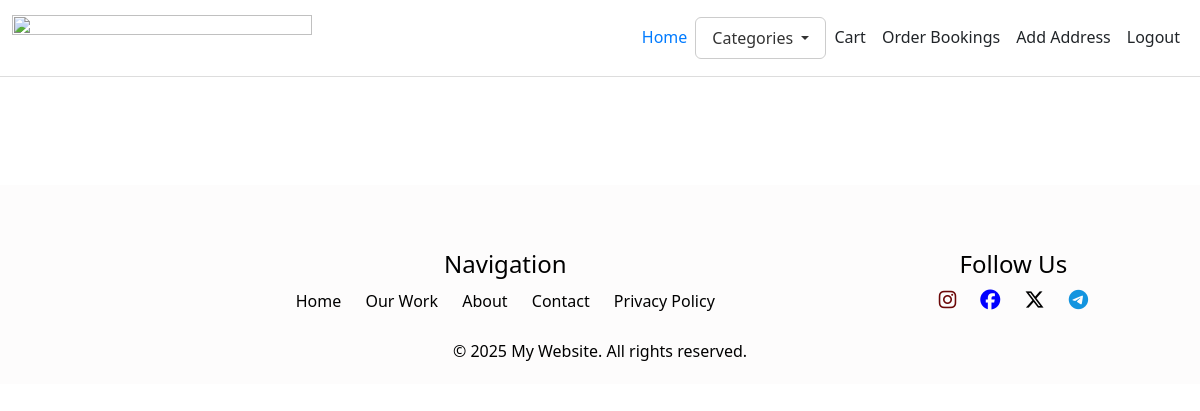
The app's page /user_home (signed in), older data.
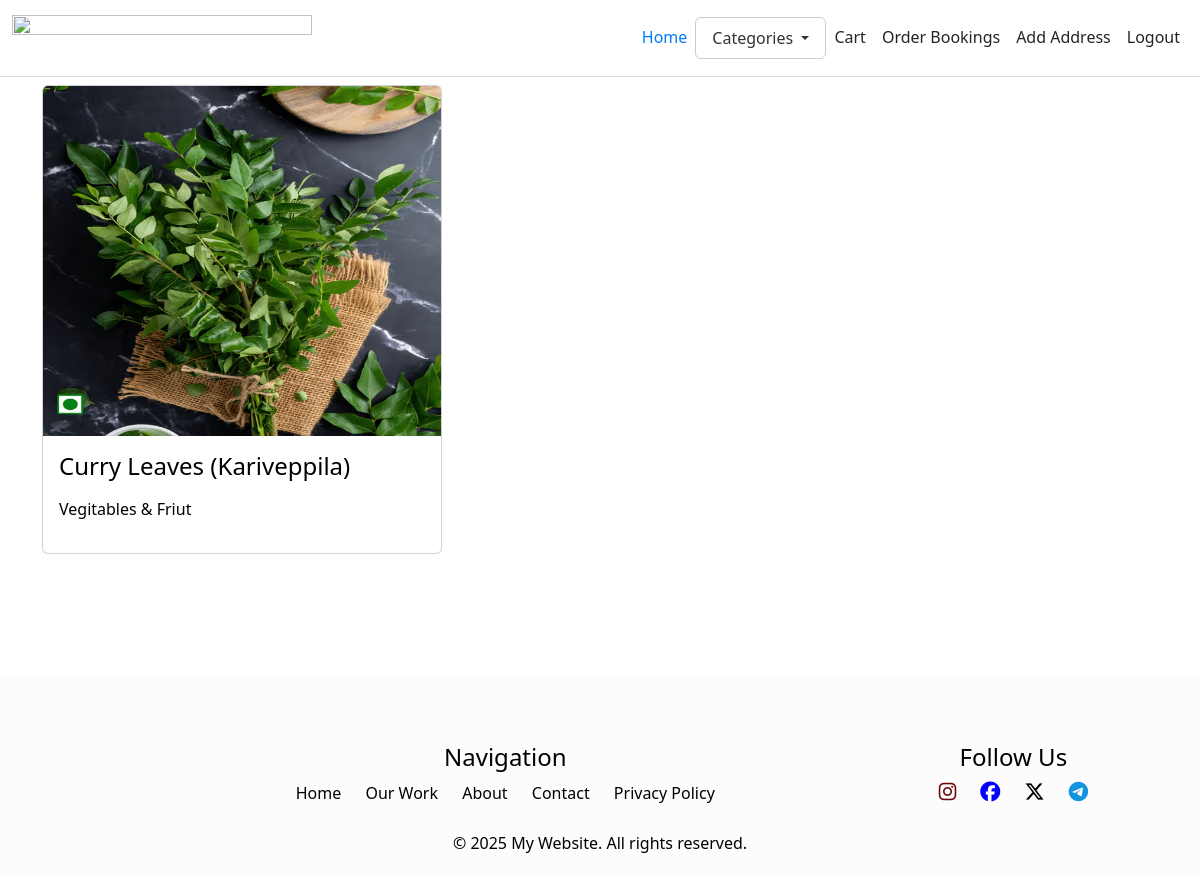
The same page, newer data.
### store/models.py (models this page shows)
class Product(models.Model):
    pid=models.TextField()
    name=models.TextField()
    des=models.TextField()
    category=models.ForeignKey(Category,on_delete=models.CASCADE)
    img=models.FileField()

class Category(models.Model):
    category=models.TextField()

### store/views.py (the view)
# urls.py: path('user_home',views.user_home),
def user_home(req):
    if 'user' in req.session:
        product=Product.objects.all()
        data=Details.objects.all()
        data1=Category.objects.all()
        return render(req,'user/user.html',{'products':product,'data':data,'data1':data1})
    else:
         return redirect(gro_login)

### template/user/user.html (shortened to what this page needs)
<!DOCTYPE html>
<html lang="en">
<head>
    {% load static %}
    <link rel="stylesheet" href="{% static 'css/user.css' %}">
    <link href="https://cdn.jsdelivr.net/npm/bootstrap@5.3.3/dist/css/bootstrap.min.css" rel="stylesheet">
    <link rel="stylesheet" href="https://cdnjs.cloudflare.com/ajax/libs/font-awesome/6.7.2/css/all.min.css" />
</head>
<body style="background-image: url(static/img/grogo.jpeg); backdrop-filter: blur(10px);">
  <nav class="  navbar navbar-expand-sm bg-white navbar-white fixed-top ">
    <div class="container-fluid">
      <a class="navbar-brand"><img src="{% static 'img/logo-png.png' %}" alt="" width="300px" height="50px"></a>
      <div class="collapse navbar-collapse justify-content-end " id="collapsibleNavbar">
        <ul class="navbar-nav">
          <li class="nav-item">
            <a class="nav-link  active text-dark" href="#">Home</a>
          </li>
          <li>
            <div class="dropdown">
                <button type="button" class="btn btn-white text-dark btt-1 dropdown-toggle" data-bs-toggle="dropdown">
                    Categories
                </button>
            </div>
        </li>
          <li class="nav-item ">
            <a class="nav-link text-dark " href="cart">Cart</a>
          </li>
          <li class="nav-item  ">
            <a class="nav-link text-dark" href="user_book">Order Bookings</a>
          </li>
          <li class="nav-item  ">
            <a class="nav-link text-dark" href="Address">Add Address</a>
          </li>
          <li class="nav-item  ">
            <a class="nav-link text-dark" href="logout">Logout</a>
          </li>
        </ul>
      </div>
    </div>
  </nav>
  <div class="image-user">
  </div>
    <div class="container mb-6 mt-5" >
        <div class="row">
        {% for i in products %}
                <div class="col-lg-4 mb-4">
                    <a href="viewpro/{{i.pk}}" style="text-decoration: none; color: black;" >
                    <div class="card" style="width:400px">
                        <img class="card-img-top" src="{{i.img.url}}" alt="Card image" style="width:100%"
                            height="350px">
                        <div class="card-body">
                            <h4 class="card-title">{{i.name}}</h4>
                            <p>{{i.category.category}}</p>
                        </div>
                    </a>
                    </div>
                </div>
        {% endfor %}
        </div>
    </div>
    <footer class="footer">
      <div class="footer-container">
        <div class="footer-links">
            <h4>Navigation</h4>
            <ul>
                <li><a href="#">Home</a></li>
                <li><a href="#">Our Work</a></li>
                <li><a href="#">About</a></li>
                <li><a href="#">Contact</a></li>
                <li><a href="#">Privacy Policy</a></li>
            </ul>
        </div>
        <div class="footer-social">
            <h4>Follow Us</h4>
            <ul>
                <li><i class="fa-brands fa-instagram" style="color: rgb(107, 7, 7); font-size: 20px; "></i></li>
                <li><i class="fa-brands fa-facebook" style="color: blue; font-size: 20px;"></i></li>
                <li><i class="fa-brands fa-x-twitter" style="font-size: 20px;"></i></li>
                <li><i class="fa-brands fa-telegram" style="color: rgb(19, 148, 223); font-size: 20px;"></i></li>
            </ul>
        </div>
    </div>
    <p>© 2025 My Website. All rights reserved.</p>
  </footer>
</body>
</html>

Row changes from the older to the newer data that the page shows:
added Product: img (picture), name "Curry Leaves (Kariveppila)", category.category "Vegitables & Friut"
